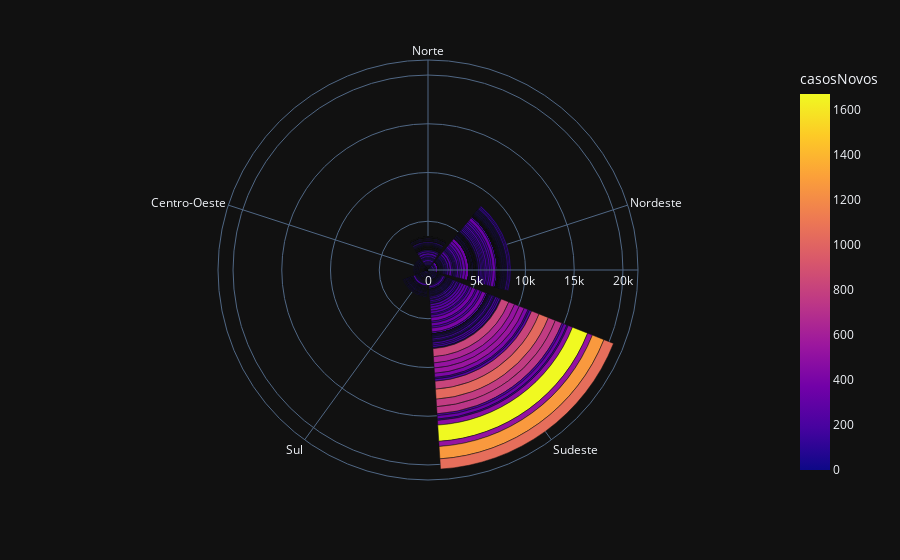

The code cell stored with this chart in its notebook:
### Code cell
fig = px.bar_polar(df, r="casosNovos", theta="regiao", color="casosNovos", template="plotly_dark",
            color_discrete_sequence= px.colors.sequential.Plasma_r)
fig.show()

### Figure 1 — Plotly figure (JSON) as saved in the notebook; plotly's stock layout.template omitted (floating-point values rounded to 4 significant figures; data arrays with more than 128 entries replaced by an {"elided": "..."} marker saying what was removed)
{"data": [{"hovertemplate": "casosNovos=%{marker.color}<br>regiao=%{theta}<extra></extra>", "legendgroup": "", "marker": {"color": {"elided": "2160 int values"}, "coloraxis": "coloraxis"}, "name": "", "r": {"elided": "2160 int values"}, "showlegend": false, "subplot": "polar", "theta": {"elided": "2160 str values"}, "type": "barpolar"}], "layout": {"barmode": "relative", "coloraxis": {"colorbar": {"title": {"text": "casosNovos"}}, "colorscale": [[0, "#0d0887"], [0.1111, "#46039f"], [0.2222, "#7201a8"], [0.3333, "#9c179e"], [0.4444, "#bd3786"], [0.5556, "#d8576b"], [0.6667, "#ed7953"], [0.7778, "#fb9f3a"], [0.8889, "#fdca26"], [1, "#f0f921"]]}, "legend": {"tracegroupgap": 0}, "margin": {"t": 60}, "polar": {"angularaxis": {"direction": "clockwise", "rotation": 90}, "domain": {"x": [0, 1], "y": [0, 1]}}}}
